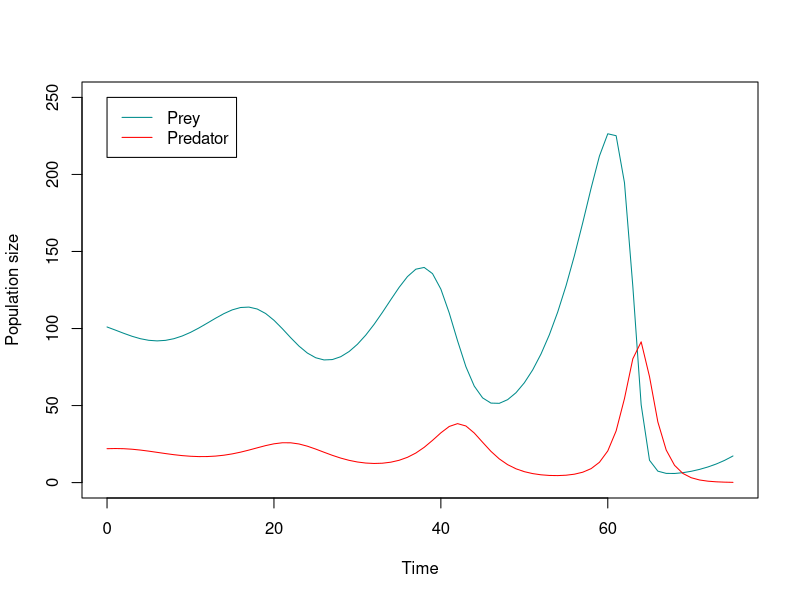
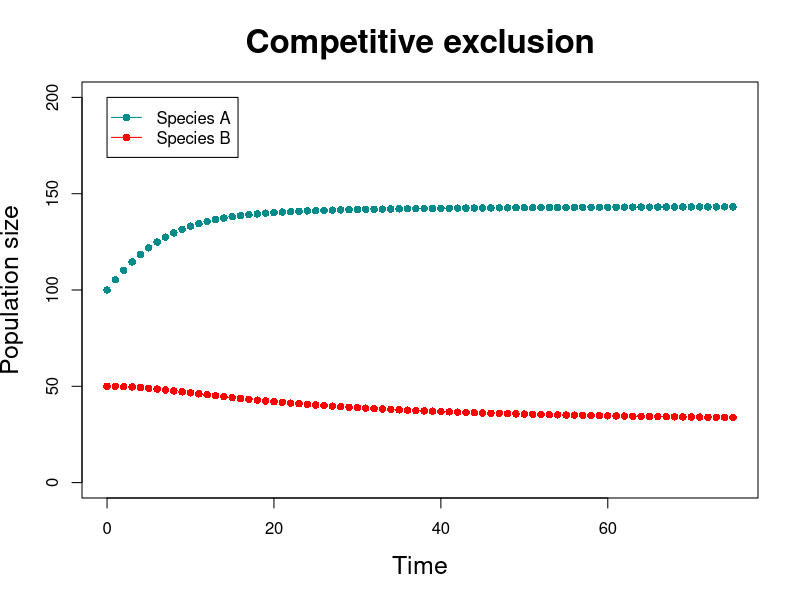
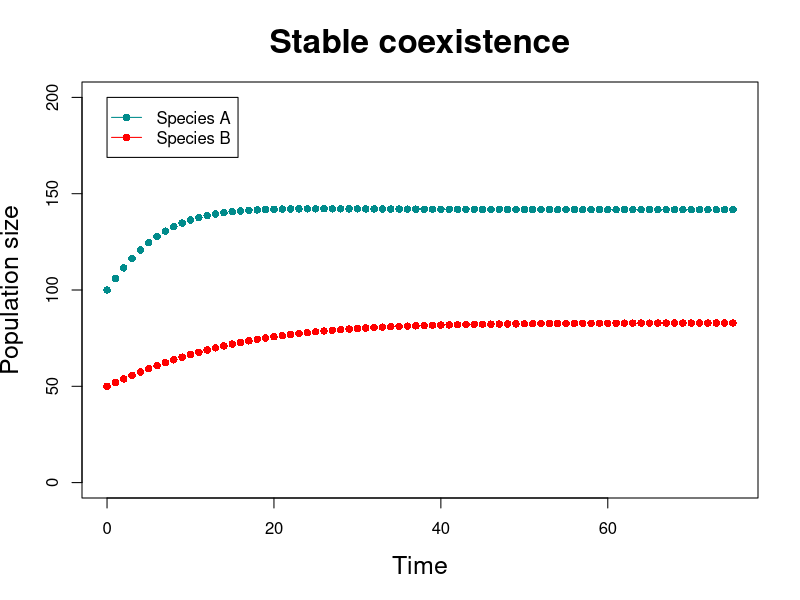

R code for these plots, in order:
## ---- chunk 1
#| label: predprey1
#| include: true
#| echo: false
#| fig-width: 8
#| fig-height: 6
#| fig-align: center
T <- 75
Nprey <- integer(T+1)
Npred <- integer(T+1)
Nprey[1] <- 101
Npred[1] <- 22
rprey <- 0.2
dprey <- 0.01
bpred <- 0.005
dpred <- 0.5
for(t in 1:T) {
    Nprey[t+1] <- Nprey[t] + Nprey[t]*(rprey - dprey*Npred[t])
    Npred[t+1] <- Npred[t] + Npred[t]*(bpred*Nprey[t] - dpred)
}
plot(0:T, Nprey, xlab="Time", ylab="Population size", type="l", col="cyan4",
     pch=16, ylim=c(0, 250))
lines(0:T, Npred, type="l", col="red", pch=16)
legend(0, 250, c("Prey", "Predator"), lty=1, ##pch=16,
       col=c("cyan4", "red"))
## ---- chunk 2
#| label: compex
#| fig-height: 7
#| fig-width: 7
#| out-width: "40%"
#| include: false
## #| output-location: "column"
T <- 75
N.A <- integer(T+1)
N.B <- integer(T+1)
N.A[1] <- 100
N.B[1] <- 50
r.A <- 0.2
r.B <- 0.1
K.A <- 150
K.B <- 90
alpha.A <- 0.4
alpha.B <- 0.2
for(t in 1:T) {
    N.A[t+1] <- N.A[t] + r.A*N.A[t]*(K.A - N.A[t] - alpha.B*N.B[t])/K.A
    N.B[t+1] <- N.B[t] + r.B*N.B[t]*(K.B - N.B[t] - alpha.A*N.A[t])/K.B
}
plot(0:T, N.A, xlab="Time", ylab="Population size", type="b", col="cyan4",
     main="Competitive exclusion", cex.lab=1.5, cex.main=2,
     pch=16, ylim=c(0, 200))
lines(0:T, N.B, type="b", col="red", pch=16)
legend(0, 200, c("Species A", "Species B"), lty=1, pch=16, col=c("cyan4", "red"))

T <- 75
N.A <- integer(T+1)
N.B <- integer(T+1)
N.A[1] <- 100
N.B[1] <- 50
r.A <- 0.2
r.B <- 0.1
K.A <- 150
K.B <- 90
alpha.A <- 0.05
alpha.B <- 0.1
for(t in 1:T) {
    N.A[t+1] <- N.A[t] + r.A*N.A[t]*(K.A - N.A[t] - alpha.B*N.B[t])/K.A
    N.B[t+1] <- N.B[t] + r.B*N.B[t]*(K.B - N.B[t] - alpha.A*N.A[t])/K.B
}
plot(0:T, N.A, xlab="Time", ylab="Population size", type="b", col="cyan4",
     main="Stable coexistence", cex.lab=1.5, cex.main=2,
     pch=16, ylim=c(0, 200))
lines(0:T, N.B, type="b", col="red", pch=16)
legend(0, 200, c("Species A", "Species B"), lty=1, pch=16, col=c("cyan4", "red"))
